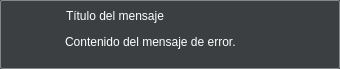
<?xml version="1.0" encoding="UTF-8"?>
<ui version="4.0">
 <class>Form</class>
 <widget class="QWidget" name="Form">
  <property name="geometry">
   <rect>
    <x>0</x>
    <y>0</y>
    <width>340</width>
    <height>69</height>
   </rect>
  </property>
  <property name="maximumSize">
   <size>
    <width>340</width>
    <height>70</height>
   </size>
  </property>
  <property name="windowTitle">
   <string>Form</string>
  </property>
  <property name="styleSheet">
   <string notr="true">*{
	padding:0px;
	margin:0px;
	border: none;
	font: 57 8pt &quot;Inter Medium&quot;;
	background: rgb(60, 63, 65);
	color: rgb(255, 255, 255);
	border-radius: 2px;
}

#From{
	border-radius: 10px;
}

#container{
	border: 1px solid rgb(133, 136, 138);
}

#title_mess{
	font: 63 8pt &quot;Inter SemiBold&quot;;
}

#close_button{
	image: url(img/cerrar_white.png);
	border: none;
	border-radius: 3px;
}

#close_button:hover{
	background-color: rgb(42, 42, 43);
}</string>
  </property>
  <layout class="QVBoxLayout" name="verticalLayout">
   <property name="spacing">
    <number>0</number>
   </property>
   <property name="leftMargin">
    <number>0</number>
   </property>
   <property name="topMargin">
    <number>0</number>
   </property>
   <property name="rightMargin">
    <number>0</number>
   </property>
   <property name="bottomMargin">
    <number>0</number>
   </property>
   <item>
    <widget class="QFrame" name="container">
     <property name="frameShape">
      <enum>QFrame::StyledPanel</enum>
     </property>
     <property name="frameShadow">
      <enum>QFrame::Raised</enum>
     </property>
     <layout class="QHBoxLayout" name="horizontalLayout">
      <property name="spacing">
       <number>0</number>
      </property>
      <property name="leftMargin">
       <number>0</number>
      </property>
      <property name="topMargin">
       <number>0</number>
      </property>
      <property name="rightMargin">
       <number>0</number>
      </property>
      <property name="bottomMargin">
       <number>0</number>
      </property>
      <item>
       <widget class="QFrame" name="icon_container">
        <property name="minimumSize">
         <size>
          <width>60</width>
          <height>0</height>
         </size>
        </property>
        <property name="maximumSize">
         <size>
          <width>60</width>
          <height>16777215</height>
         </size>
        </property>
        <property name="frameShape">
         <enum>QFrame::StyledPanel</enum>
        </property>
        <property name="frameShadow">
         <enum>QFrame::Raised</enum>
        </property>
        <layout class="QVBoxLayout" name="verticalLayout_4">
         <property name="spacing">
          <number>0</number>
         </property>
         <property name="leftMargin">
          <number>4</number>
         </property>
         <property name="topMargin">
          <number>4</number>
         </property>
         <property name="rightMargin">
          <number>4</number>
         </property>
         <property name="bottomMargin">
          <number>4</number>
         </property>
         <item>
          <widget class="QLabel" name="icon">
           <property name="minimumSize">
            <size>
             <width>50</width>
             <height>50</height>
            </size>
           </property>
           <property name="maximumSize">
            <size>
             <width>50</width>
             <height>50</height>
            </size>
           </property>
           <property name="text">
            <string/>
           </property>
           <property name="scaledContents">
            <bool>true</bool>
           </property>
           <property name="alignment">
            <set>Qt::AlignCenter</set>
           </property>
          </widget>
         </item>
        </layout>
       </widget>
      </item>
      <item>
       <widget class="QFrame" name="mess_container">
        <property name="frameShape">
         <enum>QFrame::StyledPanel</enum>
        </property>
        <property name="frameShadow">
         <enum>QFrame::Raised</enum>
        </property>
        <layout class="QVBoxLayout" name="verticalLayout_2">
         <property name="spacing">
          <number>0</number>
         </property>
         <property name="leftMargin">
          <number>0</number>
         </property>
         <property name="topMargin">
          <number>0</number>
         </property>
         <property name="rightMargin">
          <number>0</number>
         </property>
         <property name="bottomMargin">
          <number>0</number>
         </property>
         <item>
          <widget class="QFrame" name="container_title_button">
           <property name="minimumSize">
            <size>
             <width>0</width>
             <height>30</height>
            </size>
           </property>
           <property name="maximumSize">
            <size>
             <width>16777215</width>
             <height>30</height>
            </size>
           </property>
           <property name="frameShape">
            <enum>QFrame::StyledPanel</enum>
           </property>
           <property name="frameShadow">
            <enum>QFrame::Raised</enum>
           </property>
           <layout class="QHBoxLayout" name="horizontalLayout_2">
            <property name="leftMargin">
             <number>5</number>
            </property>
            <property name="topMargin">
             <number>0</number>
            </property>
            <property name="rightMargin">
             <number>5</number>
            </property>
            <property name="bottomMargin">
             <number>0</number>
            </property>
            <item>
             <widget class="QLabel" name="title_mess">
              <property name="text">
               <string>Título del mensaje </string>
              </property>
             </widget>
            </item>
            <item>
             <spacer name="horizontalSpacer">
              <property name="orientation">
               <enum>Qt::Horizontal</enum>
              </property>
              <property name="sizeHint" stdset="0">
               <size>
                <width>151</width>
                <height>20</height>
               </size>
              </property>
             </spacer>
            </item>
            <item>
             <widget class="QToolButton" name="close_button">
              <property name="text">
               <string/>
              </property>
             </widget>
            </item>
           </layout>
          </widget>
         </item>
         <item>
          <widget class="QFrame" name="container_error_mess">
           <property name="frameShape">
            <enum>QFrame::StyledPanel</enum>
           </property>
           <property name="frameShadow">
            <enum>QFrame::Raised</enum>
           </property>
           <layout class="QVBoxLayout" name="verticalLayout_3">
            <property name="spacing">
             <number>0</number>
            </property>
            <property name="leftMargin">
             <number>4</number>
            </property>
            <property name="topMargin">
             <number>4</number>
            </property>
            <property name="rightMargin">
             <number>4</number>
            </property>
            <property name="bottomMargin">
             <number>4</number>
            </property>
            <item>
             <widget class="QLabel" name="label">
              <property name="text">
               <string>Contenido del mensaje de error.</string>
              </property>
              <property name="alignment">
               <set>Qt::AlignLeading|Qt::AlignLeft|Qt::AlignTop</set>
              </property>
             </widget>
            </item>
           </layout>
          </widget>
         </item>
        </layout>
       </widget>
      </item>
     </layout>
    </widget>
   </item>
  </layout>
 </widget>
 <resources/>
 <connections/>
</ui>
